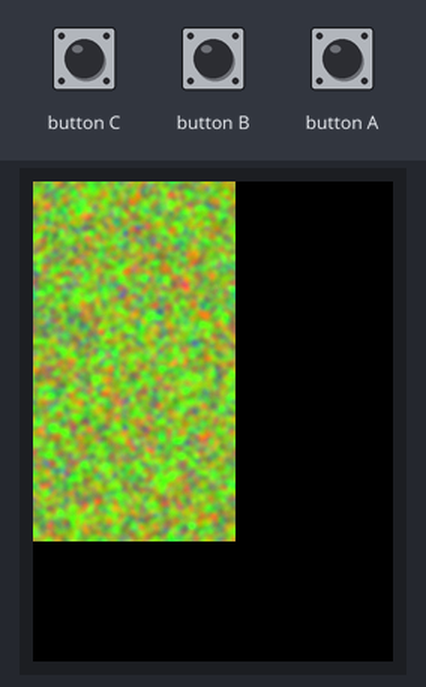
The sketch below on a simulated ESP32. Shown: 240×320 colour display. Random numbers use the default seed unless the sketch sets one.

Above: at 0.73 s.
At 5.4 s:
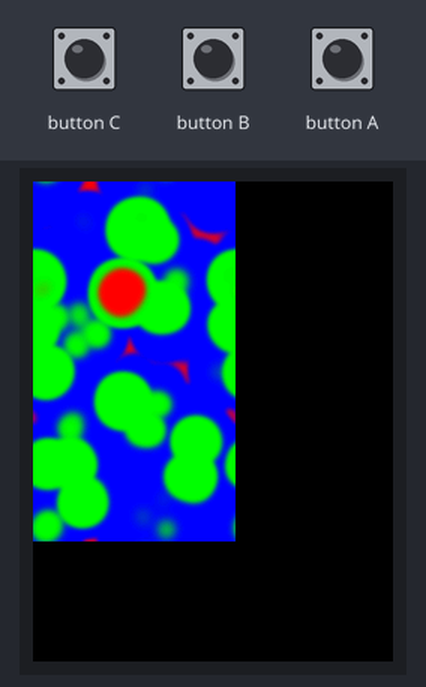
At 10.45 s:
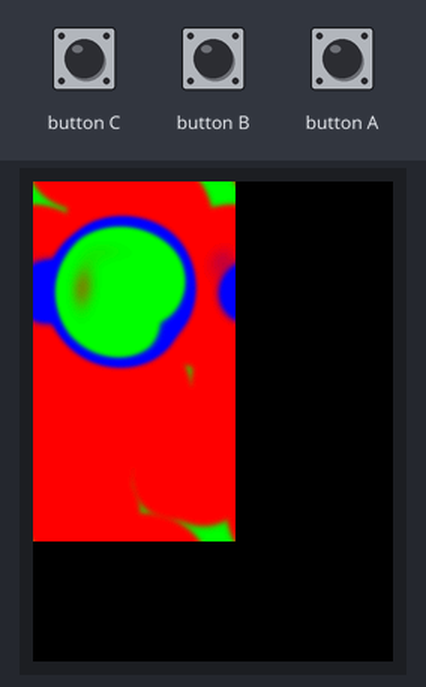
At 20.18 s:
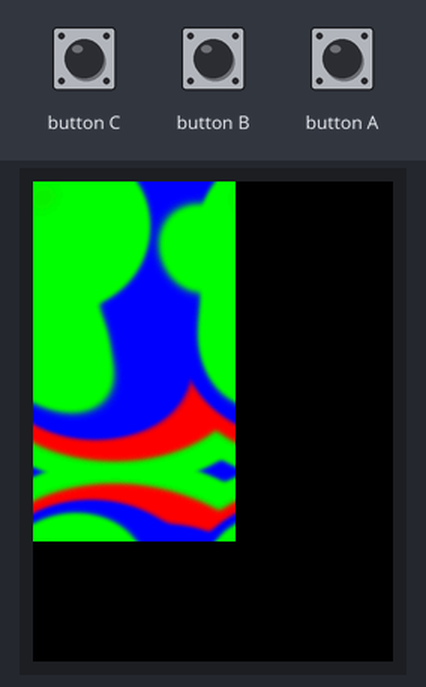
At 29.9 s:
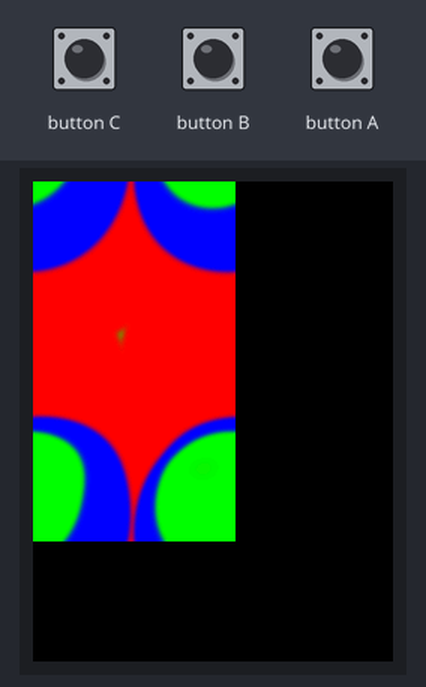
At 39.62 s:
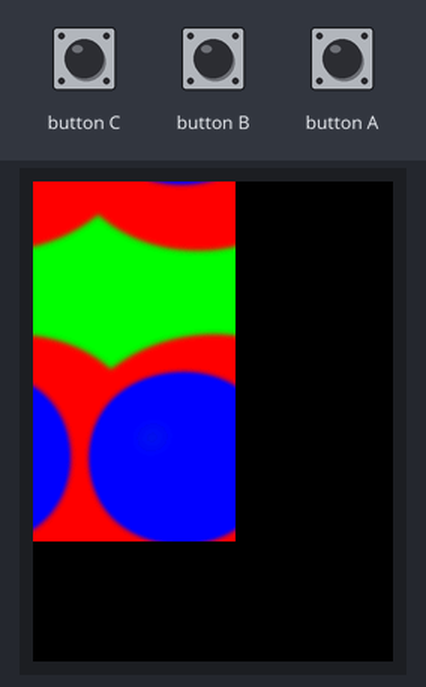

The sketch:

Belousov_Zhabotinsky.ino
```cpp
// Belousov-Zhabotinsky reaction diffusion //

#include "M5Unified.h"

#define WIDTH   135
#define HEIGHT  240
#define SCR     (WIDTH * HEIGHT)

float randomf(float minf, float maxf) { return minf + (esp_random() % (1UL << 31)) * (maxf - minf) / (1UL << 31); }
uint16_t color565(uint8_t r, uint8_t g, uint8_t b) { return ((r & 0xF8) << 8) | ((g & 0xFC) << 3) | (b >> 3); }

uint16_t* frameBuffer;
float *a, *b, *c;

float adjust = 1.2f;
int offset_p = 0;
int offset_q = SCR;

void rndseed() {

    adjust = randomf(0.75f, 1.35f);
    offset_p = 0;
    offset_q = SCR;

    for(int i = 0; i < SCR * 2; i++){
        a[i] = randomf(0.0f, 1.0f);
        b[i] = randomf(0.0f, 1.0f);
        c[i] = randomf(0.0f, 1.0f);
    }

}

void setup() {

    auto cfg = M5.config();
    M5.begin(cfg);
    M5.Speaker.end();
    M5.Display.setRotation(0);
    M5.Display.setSwapBytes(true);
    M5.Display.initDMA();

    a = (float*)ps_malloc(SCR * 2 * sizeof(float));
    b = (float*)ps_malloc(SCR * 2 * sizeof(float));
    c = (float*)ps_malloc(SCR * 2 * sizeof(float));

    frameBuffer = (uint16_t*)heap_caps_malloc(SCR * sizeof(uint16_t), MALLOC_CAP_DMA | MALLOC_CAP_INTERNAL);

    rndseed();

}

void loop() {

    M5.update();
    if (M5.BtnA.isPressed()) rndseed();

    float *ap = a + offset_p;
    float *bp = b + offset_p;
    float *cp = c + offset_p;
    float *aq_ptr = a + offset_q;
    float *bq_ptr = b + offset_q;
    float *cq_ptr = c + offset_q;
    uint16_t *fb_ptr = frameBuffer;

    for (int y = 0; y < HEIGHT; y++) {

        int y_up  = ((y - 1 + HEIGHT) % HEIGHT) * WIDTH;
        int y_mid = y * WIDTH;
        int y_dn  = ((y + 1) % HEIGHT) * WIDTH;

        for (int x = 0; x < WIDTH; x++) {

            int x_l = (x - 1 + WIDTH) % WIDTH;
            int x_r = (x + 1) % WIDTH;

            float sa = ap[x_l + y_mid] + ap[x + y_mid] + ap[x_r + y_mid] +
                       ap[x_l + y_up]  + ap[x + y_up]  + ap[x_r + y_up]  +
                       ap[x_l + y_dn]  + ap[x + y_dn]  + ap[x_r + y_dn];

            float sb = bp[x_l + y_mid] + bp[x + y_mid] + bp[x_r + y_mid] +
                       bp[x_l + y_up]  + bp[x + y_up]  + bp[x_r + y_up]  +
                       bp[x_l + y_dn]  + bp[x + y_dn]  + bp[x_r + y_dn];

            float sc = cp[x_l + y_mid] + cp[x + y_mid] + cp[x_r + y_mid] +
                       cp[x_l + y_up]  + cp[x + y_up]  + cp[x_r + y_up]  +
                       cp[x_l + y_dn]  + cp[x + y_dn]  + cp[x_r + y_dn];

            float ca = sa * 0.11111111f;
            float cb = sb * 0.11111111f;
            float cc = sc * 0.11111111f;

            float na = constrain(ca + ca * (adjust * cb - cc), 0.0f, 1.0f);
            float nb = constrain(cb + cb * (cc - adjust * ca), 0.0f, 1.0f);
            float nc = constrain(cc + cc * (ca - cb), 0.0f, 1.0f);

            *aq_ptr++ = na;
            *bq_ptr++ = nb;
            *cq_ptr++ = nc;
            *fb_ptr++ = color565((uint8_t)(na * 255), (uint8_t)(nb * 255), (uint8_t)(nc * 255));

        }

    }

    offset_p = SCR - offset_p;
    offset_q = SCR - offset_q;

    M5.Display.waitDMA();
    M5.Display.pushImageDMA(0, 0, WIDTH, HEIGHT, frameBuffer);

}
```
